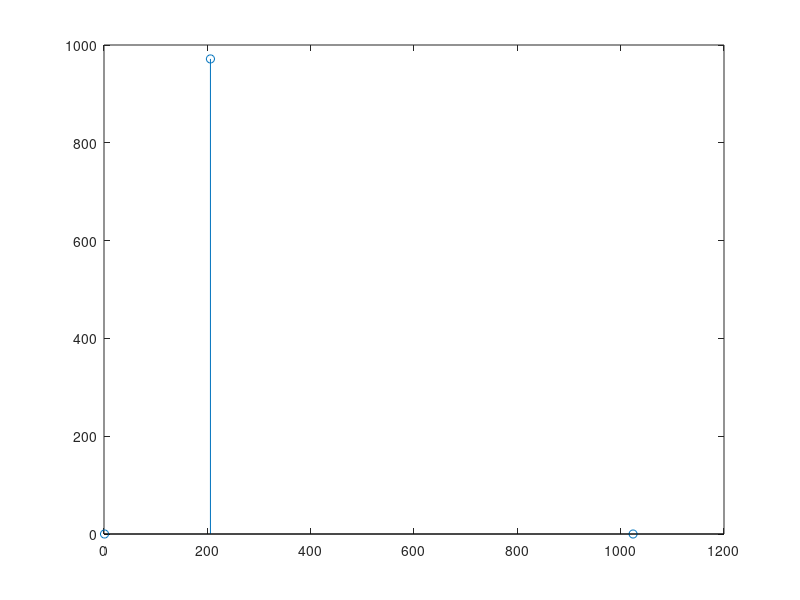

Write the MATLAB code that produced this figure.
len=2048;  % ????????????? ?????? FFT
AREA_SIZE=11;
SEE_THE_FUTURE=0;%AREA_SIZE-1;
fd=100;

t=0:1/fd:len/fd-1/fd;
len2=floor(len/2);

test_signal=sin(2*pi*t*10);%+sin(2*pi*t*10.16);  % ?????? ???????? ?????? ? ????? ??????????

find_all=0;
prev_maximum_exist_cnt=AREA_SIZE  ;

for iterations=1:100
    max_array=[];
    prev_maximum_val=0;
    can_calc=1;
    
    test_signal_n=awgn(test_signal,10);
    test_signal_f=abs(fft(test_signal_n));
    test_signal_f=test_signal_f(1:floor(len/2));
    for z=1:len2-AREA_SIZE-SEE_THE_FUTURE-1
        area=test_signal_f(1+z:AREA_SIZE+z+SEE_THE_FUTURE);
        if 	prev_maximum_exist_cnt<floor(AREA_SIZE/2); % ?????? ????? guadr ???????? - ????????? ?? 16% ?? ???-?? ??????????????? ????????
            prev_maximum_exist_cnt=prev_maximum_exist_cnt+1;
            if (prev_maximum_val<area(5))
                can_calc=1;
            else
                can_calc=0;
            end
        else
            prev_maximum_exist_cnt=0;		
            can_calc=1;
        end

        mul_thr=floor(0.3*area(5));
        mul_thr_future=floor(0.3*area(5+SEE_THE_FUTURE));
        if (  ~((area(5-1)>mul_thr) || (area(5+1)>mul_thr)      ||  (area(5-2)>mul_thr) || (area(5+2)>mul_thr)) )
            test_extremum1=1;
        else
            test_extremum1=0;
        end

        if (~((area(5-1+SEE_THE_FUTURE)>mul_thr_future) || (area(5+1+SEE_THE_FUTURE)>mul_thr_future)      ||  (area(5-2+SEE_THE_FUTURE)>mul_thr_future) || (area(5+2+SEE_THE_FUTURE)>mul_thr_future)) )
            test_extremum2=1;
        else
            test_extremum2=0;
        end        
%         if ( area(5)==max(area(1:AREA_SIZE)) && (test_extremum1==1) && (can_calc==1) )  % ????????? ??????? ????? ???????? ?????????? ?????????? ??? ??? - ??????? 50%!
%              if ((test_extremum1==1) && (can_calc==1) && test_extremum2==0)            % ????????? ??????? ?? ?????? ????????, ?????????? ?? ????????? ? ?????????? ??????????       
             if ((test_extremum1==1) && (can_calc==1))                                  % ????? ???????? ??? ?? ??? ? ????????? ?? ??
                max_array=[max_array (z+5)];
                prev_maximum_val=area(5);
                prev_maximum_exist_cnt=0;
        end 
    end %z
    find_all=find_all+length(max_array);
    pic=stem([1 max_array len2],[0 test_signal_f(max_array) 0]);
    drawnow; pause(0.1)
end % iterations
fprintf('Finish. Find %i freqs\n',find_all);
